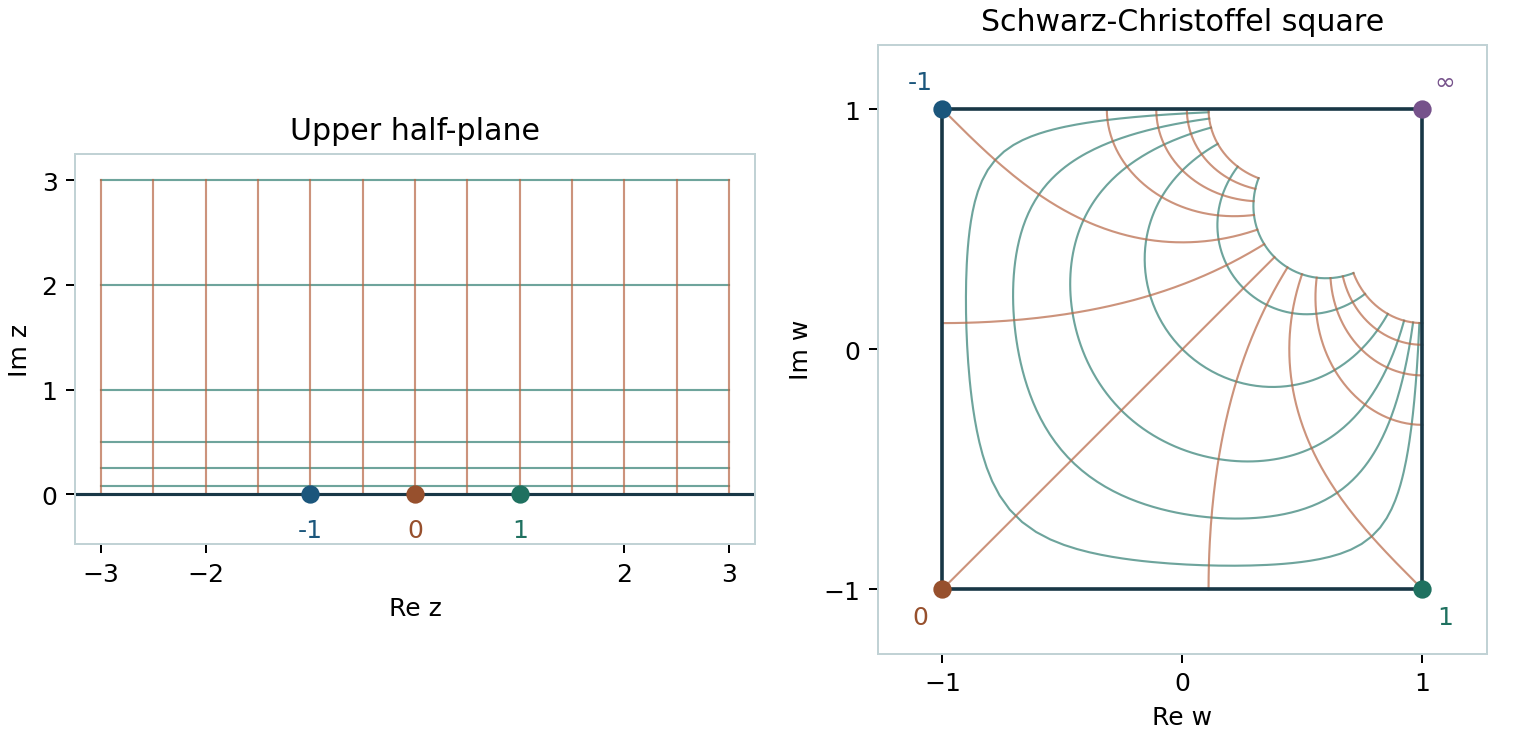

Source code (Python):
"""Render the Schwarz-Christoffel square in Figure 3.17 of the thesis."""

from pathlib import Path

import matplotlib.pyplot as plt
import numpy as np

from pyconformal.sc import upper_half_plane_to_square


def main() -> None:
    """Plot a sampled upper half-plane grid and its image in the square."""
    fig, (source, image) = plt.subplots(1, 2, figsize=(8.5, 4.1), layout="constrained")
    grid = (
        ([np.linspace(-3, 3, 220) + 1j * y for y in (0.08, 0.25, 0.5, 1, 2, 3)], "#307e73"),
        ([x + 1j * np.linspace(0, 3, 150) for x in np.linspace(-3, 3, 13)], "#b76644"),
    )
    for lines, color in grid:
        for line in lines:
            mapped = np.array([upper_half_plane_to_square(complex(z)) for z in line])
            source.plot(line.real, line.imag, color=color, alpha=0.7, linewidth=0.85)
            image.plot(mapped.real, mapped.imag, color=color, alpha=0.7, linewidth=0.85)

    prevertices = (-1 + 0j, 0j, 1 + 0j, complex(float("inf"), 0))
    vertices = np.array([upper_half_plane_to_square(z) for z in prevertices])
    boundary = vertices[[0, 1, 2, 3, 0]]
    source.axhline(0, color="#183746", linewidth=1.25)
    image.plot(boundary.real, boundary.imag, color="#183746", linewidth=1.45)
    colors = ("#1b567c", "#97502d", "#1f7160", "#76528b")
    for index, (z, w, color) in enumerate(zip(prevertices, vertices, colors, strict=True)):
        label = ("-1", "0", "1", "∞")[index]
        if index < 3:
            source.scatter(z.real, z.imag, s=40, color=color, zorder=3)
            source.annotate(
                label,
                (z.real, z.imag),
                xytext=(0, -17),
                textcoords="offset points",
                ha="center",
                color=color,
            )
        image.scatter(w.real, w.imag, s=40, color=color, zorder=3)
        image.annotate(
            label,
            (w.real, w.imag),
            xytext=(-9 if w.real < 0 else 9, 8 if w.imag > 0 else -14),
            textcoords="offset points",
            ha="center",
            color=color,
        )

    source.set(
        title="Upper half-plane",
        xlabel="Re z",
        ylabel="Im z",
        xlim=(-3.25, 3.25),
        ylim=(-0.48, 3.25),
    )
    source.set_xticks([-3, -2, 2, 3])
    image.set(
        title="Schwarz-Christoffel square",
        xlabel="Re w",
        ylabel="Im w",
        xlim=(-1.27, 1.27),
        ylim=(-1.27, 1.27),
    )
    image.set_xticks([-1, 0, 1])
    image.set_yticks([-1, 0, 1])
    for ax in (source, image):
        ax.set_aspect("equal")
        for spine in ax.spines.values():
            spine.set_color("#c1d2d5")
    fig.savefig(Path(__file__).with_suffix(".png"), dpi=180)
    plt.close(fig)


if __name__ == "__main__":
    main()
